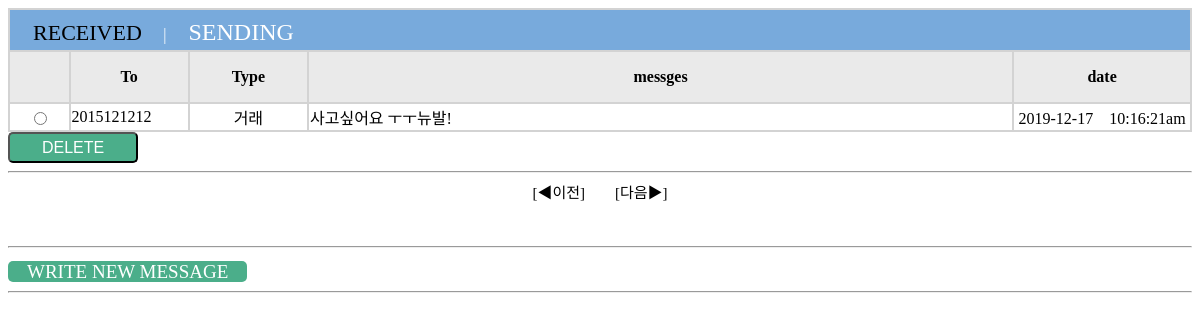
/mbox.php (signed in), run on the app's committed database.
### tables this page shows
CREATE TABLE `messages` (
  `outoID` int(11) NOT NULL,
  `mfrom` varchar(40) DEFAULT NULL,
  `mto` varchar(40) DEFAULT NULL,
  `messages` varchar(100) DEFAULT NULL,
  `mode` varchar(11) DEFAULT NULL,
  `date` varchar(30) DEFAULT NULL,
  `deletenum` int(11) DEFAULT NULL
);

### mbox.php (the view, shortened to what this page needs)
<?php
$con = mysqli_connect('localhost','flea','7941','flea');
$mtotal=0;
$mview=9;
if(isset($_GET['mpage']) && $_GET['mpage'] !=""){
		$mpage = $_GET['mpage'];
}else{
	$mpage=1;
}
$mlink=ceil(($mtotal/$mview)+0.5);
$pagarray = get_page($mtotal,$mview,$mlink,$mpage);
function get_page($mtotal,$mview,$mlink,$mpage) {
  $p[total] = ceil($mtotal / $mview);
  $p[srt] = floor(($mpage -1) / $mlink) * $mlink +1;
  $p[end] = ($p[srt] + $mlink -1 > $p[total]) ? $p[total] : $p[srt] + $mlink -1;
  $p[prev] = ($mpage < $mlink) ? $p[srt] : $p[srt] -1;
  $p[next] = ($p[end] +1 > $p[total]) ? $p[end] : $p[end] +1;
  return $p;
}
?>
<html>
<body>
<table border=0 width=100%>
<form method="post" action="<?php echo $_SERVER['PHP_SELF'];?>">
<tr>
<td class="top0" colspan=5 ><a class= mfromhref href=mboxfrom.php>　RECEIVED </a>　|　<a class= mtohref href=mbox.php> SENDING </a>
</td>
</tr>
<tr>
<td class="key" width=5%><b></b></td>
<td class="key" width=10%><b>To</b></td>
<td class="key" width=10%><b>Type</b></td>
<td class="key" width=55%><b>messges</b></td>
<td class="key" width=20%><b>date</b></td>
</tr>
<?php
$query = "SELECT * FROM messages WHERE mfrom='$_SESSION[login]' ORDER BY outoID DESC";
$result = mysqli_query($con,$query);
echo "<form method=post action=".$_SERVER[PHP_SELF].">";
$item=0;
while($row = mysqli_fetch_array($result)){
		if($item >= (($mpage*9)-9) && ($row[deletenum]==0 || $row[deletenum]==2)){
			echo "<tr>";
			echo "<td class=value width=5% align=center><input type='radio' name='outoID' value='".$row[outoID]."' /></td>";
			echo "<td class=value width=10%>".$row[mto]."</td>";
			echo "<td class=value width=10% align=center>".$row[mode]."</td>";
			echo "<td class=value width=60%>".$row[messages]."</td>";
			echo "<td class=value width=20% align=center>".$row[date]."</td>";
			echo "</tr>";
		}
		$item++;
	}
?>
</table>
<?php
echo "<input type='submit' name='btndelete' value='DELETE'>";
echo "<hr/><center>";
echo "<form method='post' action='".$_SERVER['PHP_SELF']."'>";
echo "<a class='item' href=mbox.php?category=$category&mpage=$i&mpagearray=$pagarray[prev]&sort=$sort> [◀이전]　</a>";
for($i=$pagarray[srt]; $i<=$pagarray[end]; $i++) {
	if($page==$i){
			echo "<a class='item' href=mbox.php?category=$category&mpage=$i&sort=$sort><b> [ ".$i." ] </b></a>";
	}else{
		echo "<a class='item' href=mbox.php?category=$category&mpage=$i&sort=$sort> [ ".$i." ] </a>";
	}
}
echo "<a class='item' href=mbox.php?category=$category&mpage=$i&mpagearray=$pagarray[next]&sort=$sort>　[다음▶] </a>";
echo "</form>";
echo "<br/>";
echo "<br/>";
echo "<br/><hr/>";
echo "</center>";
echo "<a class='send' href='msend.php'>　WRITE NEW MESSAGE　</a><hr/>";
?>
</body>
</html>

### mbox.php (style rules this page uses)
table { font-size:100%;background:lightgray; }
td.top0 { background:rgb(120,170,220); height:40px; color:white; }
td.key { background:#EAEAEA; height:50px; text-align:center; }
td.value { background:white; }
a.item { font-size:15px; color:black; text-decoration:none; }
a.send { font-size:19px; color:white; text-decoration:none; background-color:rgb(75,174,138); border-radius:5px; }
a.mtohref { font-size:24; color:white; text-decoration:none; }
a.mfromhref { font-size:22; color:black; text-decoration:none; }
input[type="submit"] { font-size: 1em; width: 11%; height: 4%; background-color:rgb(75,174,138); border-radius:5px; color:white; align:center; }

### data on the page
messages: mto "2015121212", mode "거래", messages "사고싶어요 ㅜㅜ뉴발!", date "2019-12-17 10:16:21am"
